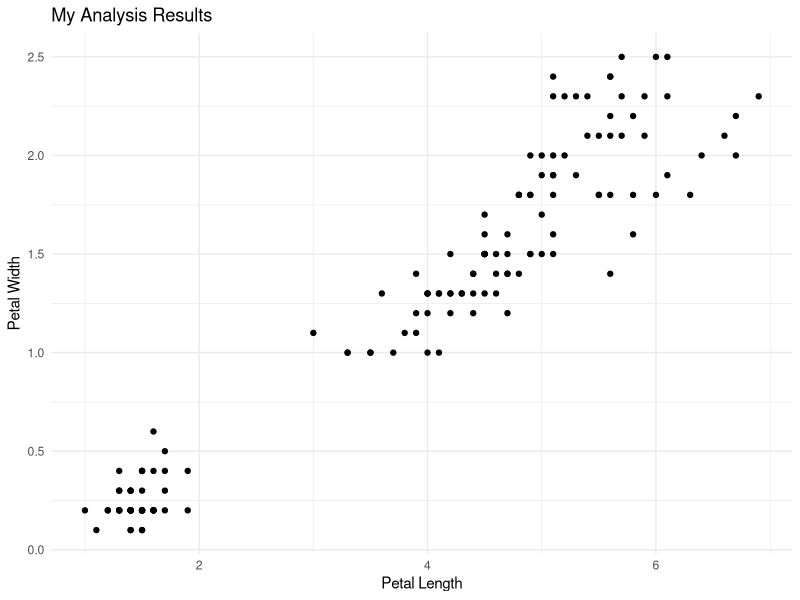
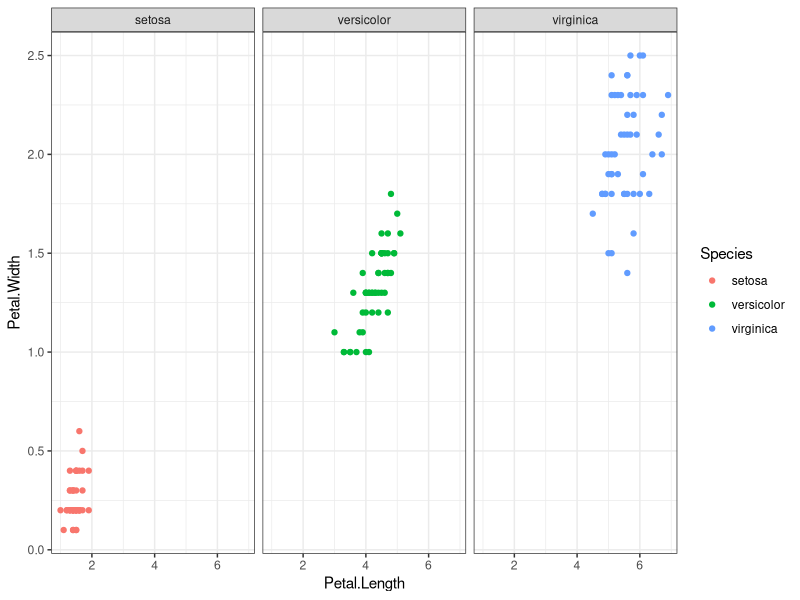

Reproduce these figures in R, in order.
# Create visualizations from the original ggplot examples in the blog post
# Using the iris dataset as in the NBIS tutorial
library(ggplot2)

# Set working directory to save plots
setwd("/Users/aulund/Documents/GitHub/bloggen/posts/day5")

# Use the built-in iris dataset
data("iris")

# Example 1: Basic scatter plot from the original code using iris
p1 <- ggplot(data = iris, aes(x = Petal.Length, y = Petal.Width)) +
  geom_point() +
  theme_minimal() +
  labs(title = "My Analysis Results",
       x = "Petal Length", 
       y = "Petal Width")

ggsave("basic_scatter_plot.png", p1, width = 8, height = 6, dpi = 300)

# Example 2: Advanced plotting with facets from the original code using iris
p2 <- ggplot(data = iris, aes(x = Petal.Length, y = Petal.Width, color = Species)) +
  geom_point() +
  facet_wrap(~Species) +
  theme_bw()

ggsave("faceted_scatter_plot.png", p2, width = 10, height = 6, dpi = 300)

print("Original example plots created using iris dataset:")
print("1. basic_scatter_plot.png")
print("2. faceted_scatter_plot.png")